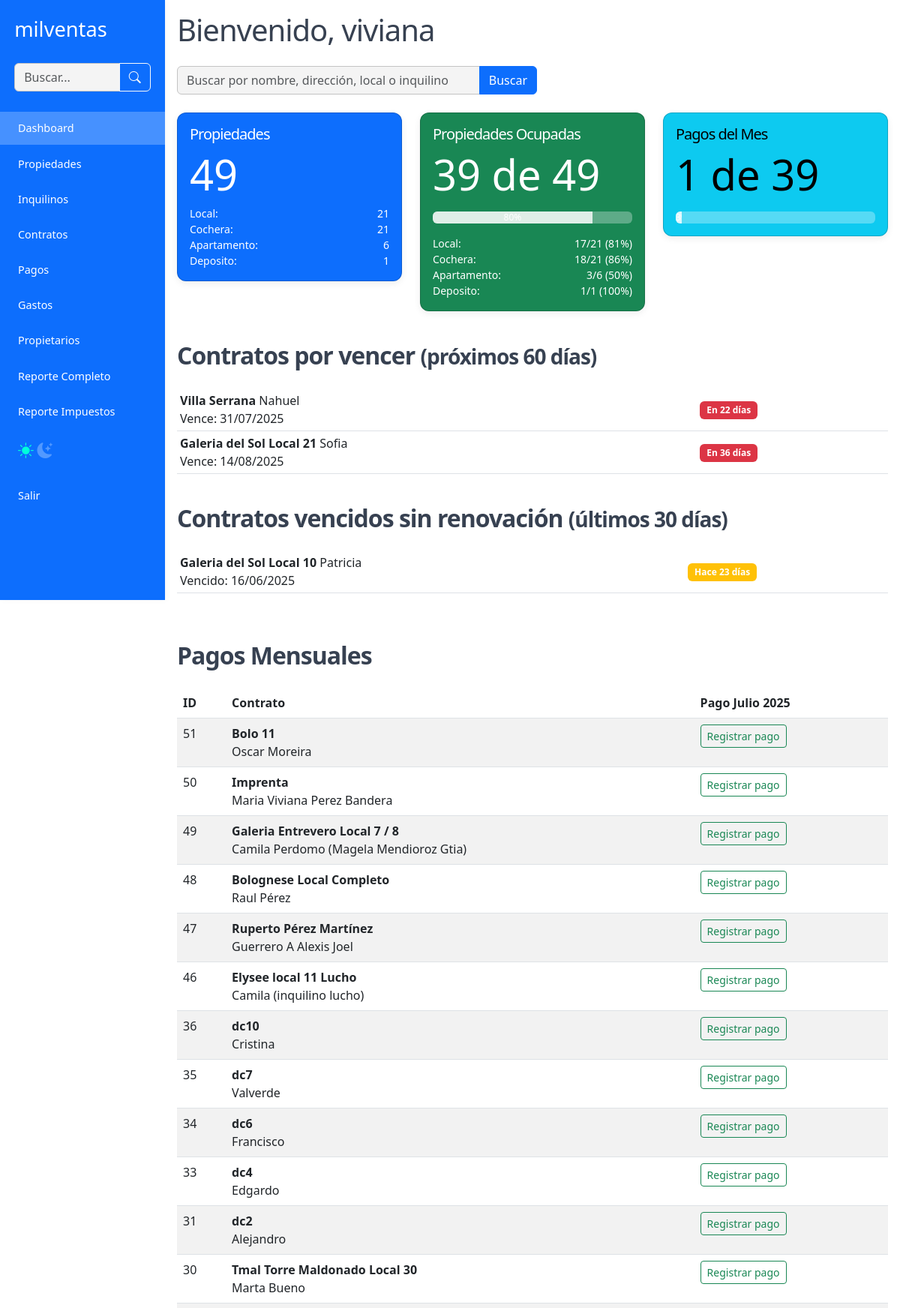
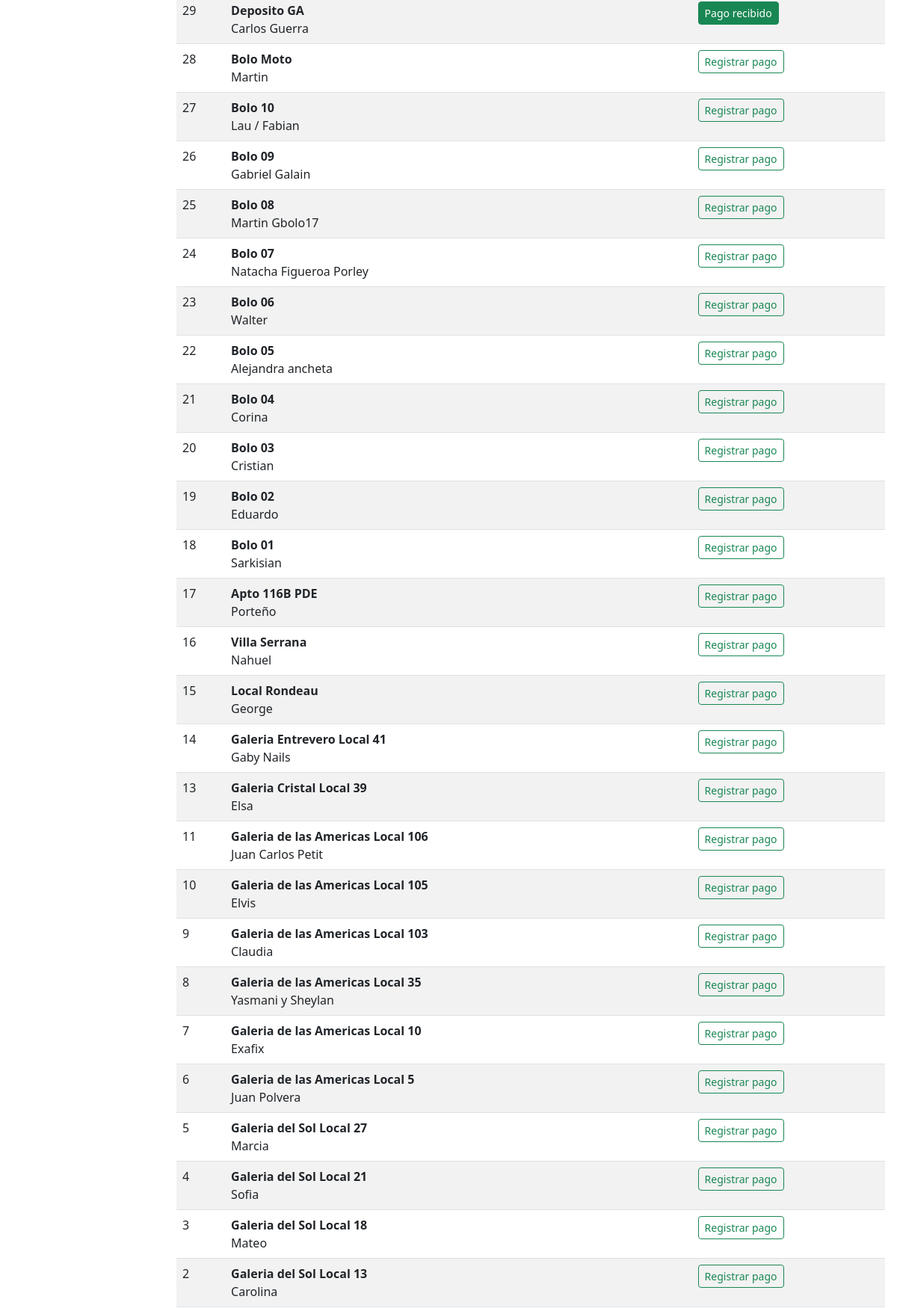
/dashboard.php (signed in, upper part), run on the app's committed database (2 pictures, top to bottom).
### tables this page shows
CREATE TABLE IF NOT EXISTS `contratos` (
  `id` int(11) NOT NULL AUTO_INCREMENT,
  `inquilino_id` int(11) DEFAULT NULL,
  `propiedad_id` int(11) DEFAULT NULL,
  `fecha_inicio` date DEFAULT NULL,
  `fecha_fin` date DEFAULT NULL,
  `importe` decimal(10,2) DEFAULT NULL,
  `garantia` varchar(100) DEFAULT NULL,
  `corredor` varchar(100) DEFAULT NULL,
  `estado` enum('activo','finalizado') DEFAULT NULL,
  `documentos` text,
  `usuario_id` int(11) NOT NULL,
  `fecha_creacion` datetime DEFAULT NULL,
  `fecha_modificacion` datetime DEFAULT NULL,
  PRIMARY KEY (`id`)
);

CREATE TABLE IF NOT EXISTS `propiedades` (
  `id` int(11) NOT NULL AUTO_INCREMENT,
  `nombre` varchar(255) NOT NULL,
  `tipo` varchar(100) DEFAULT NULL,
  `direccion` varchar(255) DEFAULT NULL,
  `galeria` text,
  `local` varchar(100) DEFAULT NULL,
  `precio` decimal(10,2) DEFAULT NULL,
  `incluye_gc` tinyint(1) DEFAULT NULL,
  `gastos_comunes` decimal(10,2) DEFAULT NULL,
  `estado` enum('alquilado','libre','en venta','uso propio') DEFAULT NULL,
  `propietario_id` int(11) DEFAULT NULL,
  `anep` varchar(100) DEFAULT NULL,
  `ose` varchar(100) DEFAULT NULL,
  `ute` varchar(100) DEFAULT NULL,
  `padron` varchar(100) DEFAULT NULL,
  `contribucion_inmobiliaria` varchar(100) DEFAULT NULL,
  `imm_tasa_general` varchar(100) DEFAULT NULL,
  `imm_tarifa_saneamiento` varchar(100) DEFAULT NULL,
  `imm_instalaciones` varchar(100) DEFAULT NULL,
  `imm_adicional_mercantil` varchar(100) DEFAULT NULL,
  `convenios` varchar(100) DEFAULT NULL,
  `comentarios` text,
  `usuario_id` int(11) NOT NULL,
  `fecha_creacion` datetime DEFAULT NULL,
  `fecha_modificacion` datetime DEFAULT NULL,
  `imagenes` text NOT NULL,
  `documentos` text NOT NULL,
  PRIMARY KEY (`id`),
  KEY `idx_usuario_id` (`usuario_id`)
);

CREATE TABLE IF NOT EXISTS `inquilinos` (
  `id` int(11) NOT NULL AUTO_INCREMENT,
  `nombre` varchar(255) NOT NULL,
  `cedula` varchar(100) NOT NULL,
  `telefono` varchar(20) DEFAULT NULL,
  `vehiculo` varchar(100) DEFAULT NULL,
  `matricula` varchar(50) DEFAULT NULL,
  `documentos` text NOT NULL,
  `usuario_id` int(11) NOT NULL,
  `fecha_creacion` datetime DEFAULT NULL,
  `fecha_modificacion` datetime DEFAULT NULL,
  PRIMARY KEY (`id`)
);

### config.php (called while the page is built, shortened)
<?php
function clean_input($data) {
    return htmlspecialchars(trim($data));
}
?>

### dashboard.php (the view, shortened to what this page needs)
<?php
require_once 'config.php';
include 'includes/header_nav.php';
$mes_actual = date('m');
$anio_actual = date('Y');
$busqueda = clean_input($_GET['search'] ?? '');
$stmt_propiedades = $pdo->query("
    SELECT p.tipo,
           COUNT(*) as total,
           SUM(CASE WHEN c.estado = 'activo' THEN 1 ELSE 0 END) as ocupadas
    FROM propiedades p
    LEFT JOIN contratos c ON p.id = c.propiedad_id AND c.estado = 'activo'
    GROUP BY p.tipo
    ORDER BY total DESC
");
$propiedades_por_tipo = $stmt_propiedades->fetchAll(PDO::FETCH_ASSOC);
$total_propiedades = array_sum(array_column($propiedades_por_tipo, 'total'));
$total_ocupadas = array_sum(array_column($propiedades_por_tipo, 'ocupadas'));
$ratio_ocupacion = $total_propiedades > 0 ? round(($total_ocupadas / $total_propiedades) * 100) : 0;
$stmt = $pdo->prepare("
    SELECT c.id AS id, p.nombre AS propiedad_nombre, i.nombre AS inquilino_nombre, i.id AS inquilino_id, c.fecha_fin
    FROM propiedades p
    INNER JOIN contratos c ON p.id = c.propiedad_id AND c.estado = 'activo'
    LEFT JOIN inquilinos i ON c.inquilino_id = i.id
    ORDER BY c.id DESC
");
$stmt->execute();
$propiedades_inquilinos = $stmt->fetchAll(PDO::FETCH_ASSOC);
$stmt_pagos = $pdo->prepare("
    SELECT contrato_id
    FROM pagos
    WHERE MONTH(fecha) = ? AND YEAR(fecha) = ? AND concepto = 'Pago mensual'
");
$stmt_pagos->execute([$mes_actual, $anio_actual]);
$pagos_mes_actual = $stmt_pagos->fetchAll(PDO::FETCH_COLUMN, 0);
$total_contratos = count($propiedades_inquilinos);
$pagos_recibidos = count($pagos_mes_actual);
$ratio_pagos = $total_contratos > 0 ? round(($pagos_recibidos / $total_contratos) * 100) : 0;
$stmt_vencer = $pdo->prepare("
    SELECT c.id, p.nombre AS propiedad_nombre, p.id AS propiedad_id, i.nombre AS inquilino_nombre, c.fecha_fin,
           DATEDIFF(c.fecha_fin, CURDATE()) AS dias_restantes
    FROM contratos c
    JOIN propiedades p ON c.propiedad_id = p.id
    LEFT JOIN inquilinos i ON c.inquilino_id = i.id
    WHERE c.estado = 'activo'
      AND c.fecha_fin BETWEEN CURDATE() AND DATE_ADD(CURDATE(), INTERVAL 60 DAY)
    ORDER BY c.fecha_fin ASC
");
$stmt_vencer->execute();
$contratos_por_vencer = $stmt_vencer->fetchAll(PDO::FETCH_ASSOC);
$stmt_vencidos = $pdo->prepare("
    SELECT c1.id, p.nombre AS propiedad_nombre, p.id AS propiedad_id, i.nombre AS inquilino_nombre, c1.fecha_fin,
           DATEDIFF(CURDATE(), c1.fecha_fin) AS dias_vencido
    FROM contratos c1
    JOIN propiedades p ON c1.propiedad_id = p.id
    LEFT JOIN inquilinos i ON c1.inquilino_id = i.id
    WHERE c1.estado = 'finalizado'
      AND c1.fecha_fin BETWEEN DATE_SUB(CURDATE(), INTERVAL 30 DAY) AND CURDATE()
      AND NOT EXISTS (
        SELECT 1 FROM contratos c2
        WHERE c2.propiedad_id = c1.propiedad_id
          AND c2.estado = 'activo'
          AND c2.fecha_inicio > c1.fecha_fin
      )
    ORDER BY c1.fecha_fin DESC
");
$stmt_vencidos->execute();
$contratos_vencidos = $stmt_vencidos->fetchAll(PDO::FETCH_ASSOC);
?>
<main class="container container-main">
  <h1>Bienvenido, <?= htmlspecialchars($_SESSION['user_name']) ?></h1>
  <form action="propiedades.php" method="GET" class="mb-4" role="search" aria-label="Buscar propiedades">
    <div class="input-group" style="max-width:480px;">
      <input
        type="search"
        name="search"
        class="form-control"
        placeholder="Buscar por nombre, dirección, local o inquilino"
        value="<?= htmlspecialchars($busqueda) ?>"
        aria-label="Buscar propiedades" autocomplete="off" />
      <button class="btn btn-primary" type="submit" aria-label="Buscar">Buscar</button>
    </div>
  </form>
  <div class="row mb-4">
    <div class="col-md-4 h-100">
      <a href="propiedades.php" class="text-decoration-none">
        <div class="card text-bg-primary h-100 mb-3">
          <div class="card-body d-flex flex-column justify-content-between">
            <h5 class="card-title">Propiedades</h5>
            <p class="card-text display-4 mb-0"><?= $total_propiedades ?></p>
            <div class="small mt-2">
              <?php foreach ($propiedades_por_tipo as $tipo): ?>
                <div class="d-flex justify-content-between">
                  <span class="text-capitalize"><?= htmlspecialchars($tipo['tipo']) ?>:</span>
                  <span><?= $tipo['total'] ?></span>
                </div>
              <?php endforeach; ?>
            </div>
          </div>
        </div>
      </a>
    </div>
    <div class="col-md-4 h-100">
      <a href="contratos.php" class="text-decoration-none">
        <div class="card text-bg-success h-100 mb-3">
          <div class="card-body d-flex flex-column justify-content-between">
            <h5 class="card-title">Propiedades Ocupadas</h5>
            <p class="card-text display-4"><?= $total_ocupadas ?> de <?= $total_propiedades ?></p>
            <div class="progress mb-2" role="progressbar" aria-label="Progreso de ocupación">
              <div class="progress-bar" style="width: <?= $ratio_ocupacion ?>%"><?= $ratio_ocupacion ?>%</div>
            </div>
            <div class="small mt-2">
              <?php foreach ($propiedades_por_tipo as $tipo): ?>
                <?php
                $ratio_tipo = $tipo['total'] > 0 ? round(($tipo['ocupadas'] / $tipo['total']) * 100) : 0;
                ?>
                <div class="d-flex justify-content-between">
                  <span class="text-capitalize"><?= htmlspecialchars($tipo['tipo']) ?>:</span>
                  <span><?= $tipo['ocupadas'] ?>/<?= $tipo['total'] ?> (<?= $ratio_tipo ?>%)</span>
                </div>
              <?php endforeach; ?>
            </div>
          </div>
        </div>
      </a>
    </div>
    <div class="col-md-4 h-100">
      <a href="listado_pagos.php" class="text-decoration-none">
        <div class="card text-bg-info h-100 mb-3">
          <div class="card-body d-flex flex-column justify-content-between">
            <h5 class="card-title">Pagos del Mes</h5>
            <p class="card-text display-4"><?= $pagos_recibidos ?> de <?= $total_contratos ?></p>
            <div class="progress" role="progressbar" aria-label="Progreso de pagos">
              <div class="progress-bar" style="width: <?= $ratio_pagos ?>%"><?= $ratio_pagos ?>%</div>
            </div>
          </div>
        </div>
      </a>
    </div>
  </div>
  <section class="mt-4">
    <h2 class="fw-semibold">Contratos por vencer <small>(próximos 60 días)</small></h2>
    <?php if (count($contratos_por_vencer) === 0): ?>
      <p>No hay contratos por vencer en los próximos 60 días.</p>
    <?php else: ?>
      <div class="table-responsive">
        <table class="table table-sm align-middle">
          <tbody>
            <?php foreach ($contratos_por_vencer as $c): ?>
              <tr>
                <td>
                  <a href="contratos.php?edit=<?= intval($c['id']) ?>" class="text-decoration-none text-dark"><b><?= htmlspecialchars($c['propiedad_nombre']) ?></b> <?= htmlspecialchars($c['inquilino_nombre'] ?? 'N/A') ?><br>
                    Vence: <?= date('d/m/Y', strtotime($c['fecha_fin'])) ?></a>
                </td>
                <td><span class="badge bg-danger">En <?= $c['dias_restantes'] ?> días</span></td>
              </tr>
            <?php endforeach; ?>
          </tbody>
        </table>
      </div>
    <?php endif; ?>
  </section>
  <section class="mt-4">
    <h2 class="fw-semibold">Contratos vencidos sin renovación <small>(últimos 30 días)</small></h2>
    <?php if (count($contratos_vencidos) === 0): ?>
      <p>No hay contratos vencidos sin renovación en los últimos 30 días.</p>
    <?php else: ?>
      <div class="table-responsive">
        <table class="table table-sm align-middle">
          <tbody>
            <?php foreach ($contratos_vencidos as $c): ?>
              <tr>
                <td>
                  <a href="contratos.php?edit=<?= intval($c['id']) ?>" class="text-decoration-none text-dark"><b><?= htmlspecialchars($c['propiedad_nombre']) ?></b> <?= htmlspecialchars($c['inquilino_nombre'] ?? 'N/A') ?><br>
                    Vencido: <?= date('d/m/Y', strtotime($c['fecha_fin'])) ?></a>
                </td>
                <td><span class="badge bg-warning">Hace <?= $c['dias_vencido'] ?> días</span></td>
              </tr>
            <?php endforeach; ?>
          </tbody>
        </table>
      </div>
    <?php endif; ?>
  </section>
  <section class="mt-5">
    <h2 class="fw-semibold">Pagos Mensuales</h2>
    <table class="table table-striped">
      <thead>
        <tr>
          <th>ID</th>
          <th>Contrato</th>
          <th>Pago <?php
                    $fecha = new DateTime("$anio_actual-$mes_actual-01");
                    $meses = [
                      1 => 'Enero',
                      2 => 'Febrero',
                      3 => 'Marzo',
                      4 => 'Abril',
                      5 => 'Mayo',
                      6 => 'Junio',
                      7 => 'Julio',
                      8 => 'Agosto',
                      9 => 'Septiembre',
                      10 => 'Octubre',
                      11 => 'Noviembre',
                      12 => 'Diciembre'
                    ];
                    $nombre_mes = $meses[(int)$fecha->format('n')];
                    echo ucfirst($nombre_mes) . ' ' . $anio_actual;
                    ?></th>
        </tr>
      </thead>
      <tbody>
        <?php foreach ($propiedades_inquilinos as $fila): ?>
          <tr>
            <td><?= htmlspecialchars($fila['id']) ?></td>
            <td>
              <a href="contratos.php?edit=<?= $fila['id'] ?>" class="text-decoration-none text-dark">
                <b><?= htmlspecialchars($fila['propiedad_nombre']) ?></b></a><br>
              <a href="inquilinos.php?edit=<?= $fila['inquilino_id'] ?>" class="text-decoration-none text-dark">
                <?= htmlspecialchars($fila['inquilino_nombre'] ?? 'N/A') ?>
              </a>
            </td>
            <td>
              <?php if (in_array($fila['id'], $pagos_mes_actual)): ?>
                <a href="pagos.php?contrato_id=<?= $fila['id'] ?>" class="btn btn-success btn-sm">Pago recibido</a>
              <?php else: ?>
                <a href="pagos.php?contrato_id=<?= $fila['id'] ?>&add=true" class="btn btn-outline-success btn-sm">Registrar pago</a>
              <?php endif; ?>
            </td>
          </tr>
        <?php endforeach; ?>
      </tbody>
    </table>
  </section>
</main>
<?php
include 'includes/footer.php';
?>

### includes/styles.css (style rules this page uses)
:root { --color-fondo: #ffffff; --color-texto: #374151; --color-primario: #0d6efd; --color-primario-hover: #4691ff; --color-navbar: #fff; --color-sidebar: #0d6efd; --color-card: #fff; --color-borde: #c3c3c3; --color-input: #f4f4f4; --color-acento: #fff700; }
body { background: var(--color-fondo); color: var(--color-texto); }
.card, .table-responsive { background: var(--color-card); }
.form-control, .form-select { background: var(--color-input); border: solid 1px var(--color-borde); }
body { font-family: ui-sans-serif, system-ui, sans-serif, 'Apple Color Emoji', 'Segoe UI Emoji', 'Segoe UI Symbol', 'Noto Color Emoji', -webkit-bodyui-sans-serif, "Noto Sans", Roboto, "Segoe UI", system-ui, -apple-system, "Helvetica Neue", Arial, "Liberation Sans", sans-serif, "Apple Color Emoji", "Segoe UI Emoji", "Segoe UI Symbol", "Noto Color Emoji"; background: #ffffff; color: #374151; padding-top: 5.5rem; min-height: 100vh; margin: 0; }
.container-main { max-width: 1200px; margin: auto; padding: 1rem; }
h1, h2, h3, h4, h5 { margin-bottom: 1.5rem; letter-spacing: -1px; }
.card { border-radius: 0.75rem; box-shadow: 0 3px 10px rgb(0 0 0 / 0.07); background: #fff; }
.progress { background-color: rgba(255,255,255,0.3); }
.progress-bar { background-color: rgba(255,255,255,0.8); }
.table-responsive { border-radius: 0.75rem; }
.badge { font-size: 0.75em; padding: 0.5em 0.75em; }
@media (min-width: 992px) { body { padding-left: 220px; padding-top: 0px; } }

### data on the page
contratos: propiedad.nombre "Villa Serrana", inquilino.nombre "Nahuel", fecha_fin "31/07/2025", dias_restantes "22", id "16"
contratos: propiedad.nombre "Galeria del Sol Local 21", inquilino.nombre "Sofia", fecha_fin "14/08/2025", dias_restantes "36", id "4"
contratos: propiedad.nombre "Galeria del Sol Local 10", inquilino.nombre "Patricia", fecha_fin "16/06/2025", dias_vencido "23"
contratos: id "51", propiedad.nombre "Bolo 11", inquilino.nombre "Oscar Moreira"
contratos: id "50", propiedad.nombre "Imprenta", inquilino.nombre "Maria Viviana Perez Bandera"
contratos: id "49", propiedad.nombre "Galeria Entrevero Local 7 / 8", inquilino.nombre "Camila Perdomo (Magela Mendioroz Gtia)"
contratos: id "48", propiedad.nombre "Bolognese Local Completo", inquilino.nombre "Raul Pérez"
contratos: id "47", propiedad.nombre "Ruperto Pérez Martínez", inquilino.nombre "Guerrero A Alexis Joel"
contratos: id "46", propiedad.nombre "Elysee local 11 Lucho", inquilino.nombre "Camila (inquilino lucho)"
contratos: id "36", propiedad.nombre "dc10", inquilino.nombre "Cristina"
contratos: id "35", propiedad.nombre "dc7", inquilino.nombre "Valverde"
contratos: id "34", propiedad.nombre "dc6", inquilino.nombre "Francisco"
contratos: id "33", propiedad.nombre "dc4", inquilino.nombre "Edgardo"
contratos: id "31", propiedad.nombre "dc2", inquilino.nombre "Alejandro"
contratos: id "30", propiedad.nombre "Tmal Torre Maldonado Local 30", inquilino.nombre "Marta Bueno"
contratos: id "29", propiedad.nombre "Deposito GA", inquilino.nombre "Carlos Guerra"
contratos: id "28", propiedad.nombre "Bolo Moto", inquilino.nombre "Martin"
contratos: id "27", propiedad.nombre "Bolo 10", inquilino.nombre "Lau / Fabian"
contratos: id "26", propiedad.nombre "Bolo 09", inquilino.nombre "Gabriel Galain"
contratos: id "25", propiedad.nombre "Bolo 08", inquilino.nombre "Martin Gbolo17"
contratos: id "24", propiedad.nombre "Bolo 07", inquilino.nombre "Natacha Figueroa Porley"
contratos: id "23", propiedad.nombre "Bolo 06", inquilino.nombre "Walter"
contratos: id "22", propiedad.nombre "Bolo 05", inquilino.nombre "Alejandra ancheta"
contratos: id "21", propiedad.nombre "Bolo 04", inquilino.nombre "Corina"
contratos: id "20", propiedad.nombre "Bolo 03", inquilino.nombre "Cristian"
contratos: id "19", propiedad.nombre "Bolo 02", inquilino.nombre "Eduardo"
contratos: id "18", propiedad.nombre "Bolo 01", inquilino.nombre "Sarkisian"
contratos: id "17", propiedad.nombre "Apto 116B PDE", inquilino.nombre "Porteño"
contratos: id "15", propiedad.nombre "Local Rondeau", inquilino.nombre "George"
contratos: id "14", propiedad.nombre "Galeria Entrevero Local 41", inquilino.nombre "Gaby Nails"
contratos: id "13", propiedad.nombre "Galeria Cristal Local 39", inquilino.nombre "Elsa"
contratos: id "11", propiedad.nombre "Galeria de las Americas Local 106", inquilino.nombre "Juan Carlos Petit"
contratos: id "10", propiedad.nombre "Galeria de las Americas Local 105", inquilino.nombre "Elvis"
contratos: id "9", propiedad.nombre "Galeria de las Americas Local 103", inquilino.nombre "Claudia"
contratos: id "8", propiedad.nombre "Galeria de las Americas Local 35", inquilino.nombre "Yasmani y Sheylan"
contratos: id "7", propiedad.nombre "Galeria de las Americas Local 10", inquilino.nombre "Exafix"
contratos: id "6", propiedad.nombre "Galeria de las Americas Local 5", inquilino.nombre "Juan Polvera"
contratos: id "5", propiedad.nombre "Galeria del Sol Local 27", inquilino.nombre "Marcia"
contratos: id "3", propiedad.nombre "Galeria del Sol Local 18", inquilino.nombre "Mateo"
contratos: id "2", propiedad.nombre "Galeria del Sol Local 13", inquilino.nombre "Carolina"

### other printed values
$_SESSION['user_name'] "viviana"
$total_propiedades "49"
$tipo['tipo'] "Local"
$tipo['total'] "21"
$tipo['tipo'] "Cochera"
$tipo['tipo'] "Apartamento"
$tipo['total'] "6"
$tipo['tipo'] "Deposito"
$tipo['total'] "1"
$total_ocupadas "39"
$ratio_ocupacion "80"
$tipo['ocupadas'] "17"
$ratio_tipo "81"
$tipo['ocupadas'] "18"
$ratio_tipo "86"
